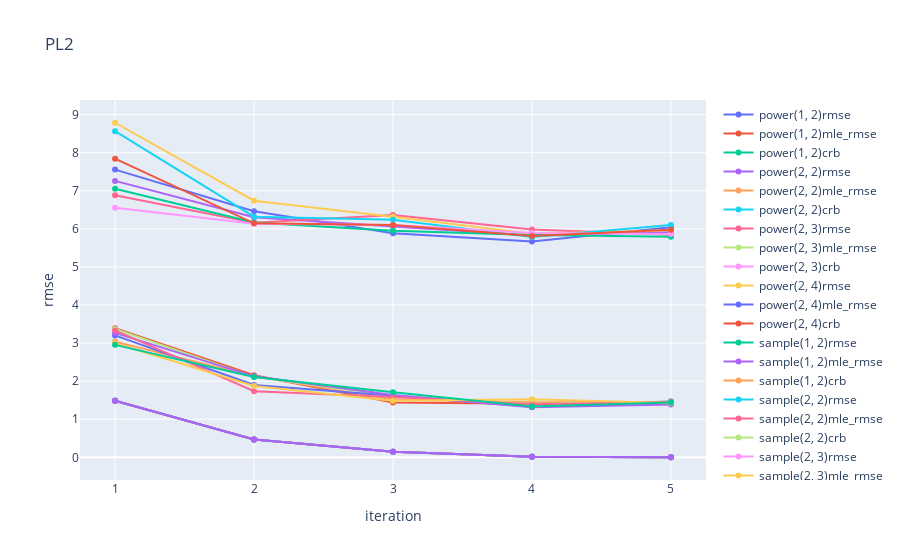
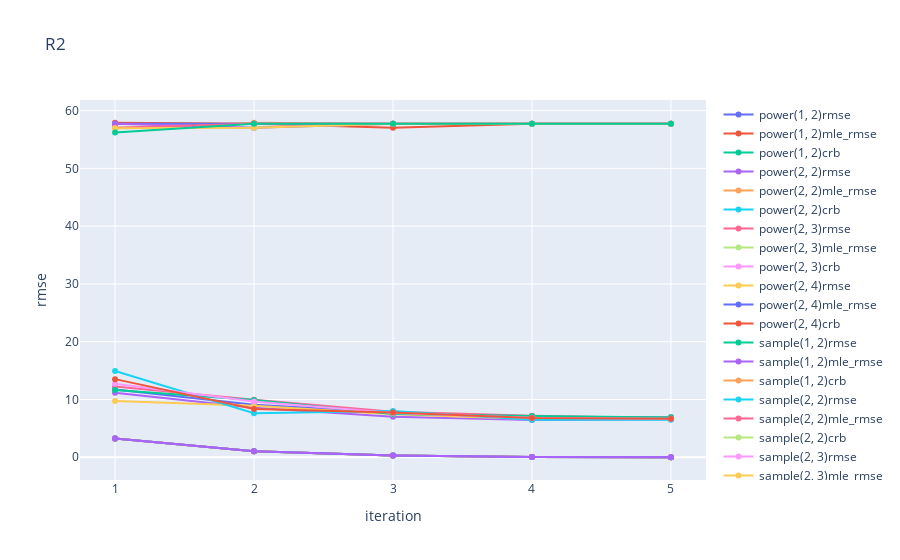
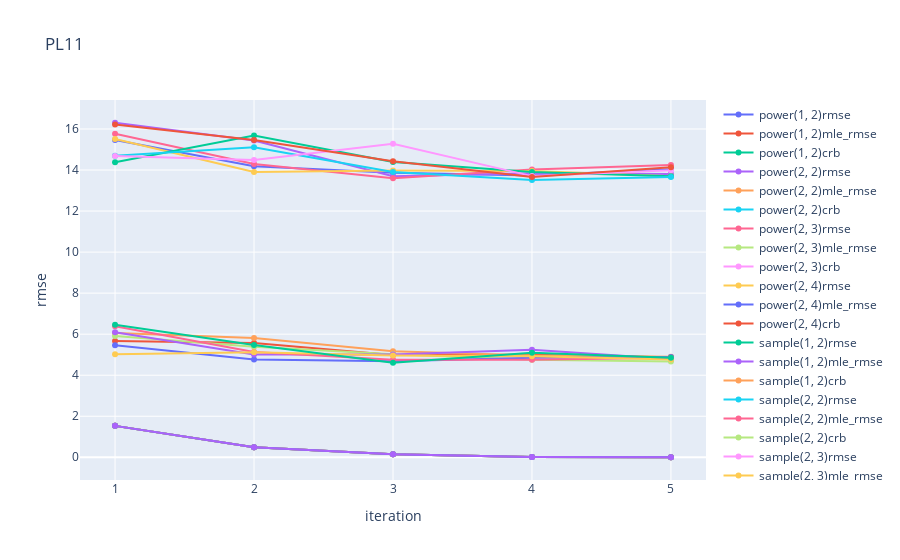
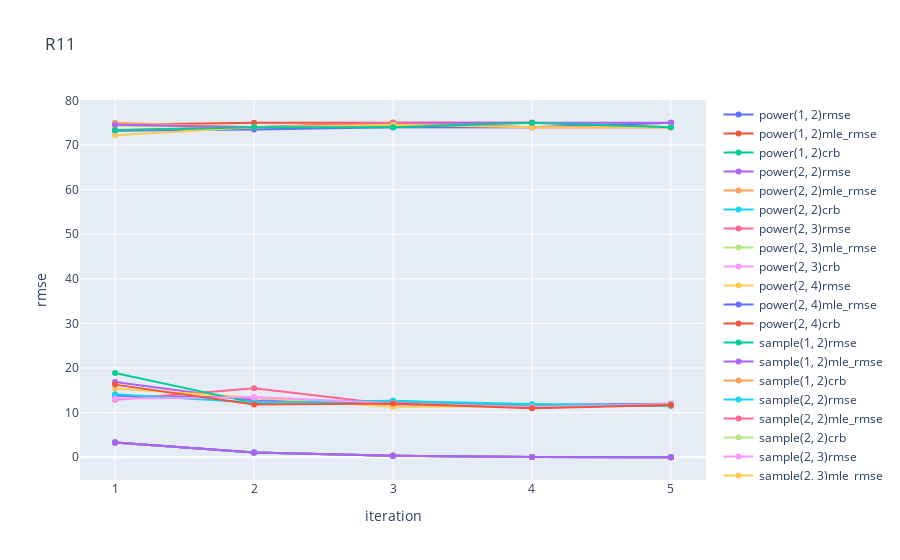

The notebook cell these images were saved under, in order:
### Markdown cell above
# Compare factors
## Number of Clients
## The different weight_ratios

### Code cell
# plot the data
import matplotlib.pyplot as plt
import numpy as np
import matplotlib
import plotly.graph_objects as go
import scipy.io as sio

grid_sizes = [(1,2),(2,2),(2,3),(2,4)] #(1,2),(2,2),(2,3),
weight_ratios = ['power','sample']#,'sample_power']
data_names = ['PL2','R2','PL11','R11']
fl_pw = 1


for data_name in data_names:
    fig = go.Figure()
    for weight_ratio in weight_ratios:
        for grid_size in grid_sizes:
            # make the string of grid_size
            grid_size_str = str(grid_size)
            file = 'data/matlab/{}_fl1{}{}'.format(data_name,grid_size_str,weight_ratio)
            rmsx = sio.loadmat(file+'/rmsx.mat')
            rmsx = rmsx['rmsx']
            rmsy = sio.loadmat(file+'/rmsy.mat')
            rmsy = rmsy['rmsy']
            mle_rmsx = sio.loadmat(file+'/mle_rmsx.mat')
            mle_rmsx = mle_rmsx['mle_rmsx']
            mle_rmsy = sio.loadmat(file+'/mle_rmsy.mat')
            mle_rmsy = mle_rmsy['mle_rmsy']
            crbx = sio.loadmat(file+'/crbx.mat')
            crbx = crbx['crbx']
            crby = sio.loadmat(file+'/crby.mat')
            crby = crby['crby']
            # plot the rmsx
            rmse = np.sqrt(np.square(rmsx)+np.square(rmsy))
            mle_rmse = np.sqrt(np.square(mle_rmsx)+np.square(mle_rmsy))
            crb = np.sqrt(np.square(crbx)+np.square(crby))
            fig.add_trace(go.Scatter(x=np.arange(1, 101), y=rmse[0, :], mode='lines+markers', name=weight_ratio+grid_size_str+'rmse'))
            fig.add_trace(go.Scatter(x=np.arange(1, 101), y=mle_rmse[0, :], mode='lines+markers', name=weight_ratio+grid_size_str+'mle_rmse'))
            fig.add_trace(go.Scatter(x=np.arange(1, 101), y=crb[0, :], mode='lines+markers', name=weight_ratio+grid_size_str+'crb'))
            fig.update_layout(title=data_name, xaxis_title='iteration', yaxis_title='rmse')
    fig.show()
